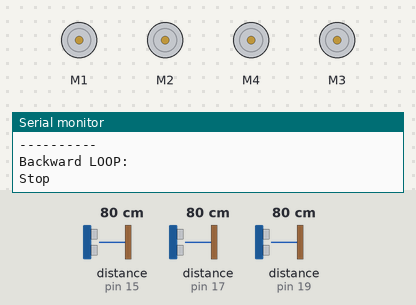
Simulated run of this sketch. Board: Arduino Uno, built with avr-gcc and run on an emulated ATmega328P. Shown: 4 × DC motor (green arrow = forward, orange = backward, longer = faster), the last lines printed to the serial monitor. Inputs (shaded band) come from the test bench; at power-on: distance to the obstacle (sensors on pin 17, pin 19, pin 15) 80 cm. The echo pulse lasts 58.3 µs per cm.

Above: at 1.27 s.
1.5 s: distance to the obstacle (sensor on pin 17) set to 35 cm
At 3.4 s:
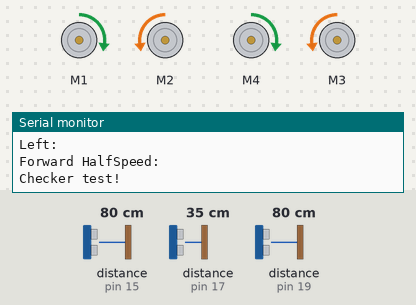
4.5 s: distance to the obstacle (sensor on pin 17) set to 30 cm
At 5.06 s:
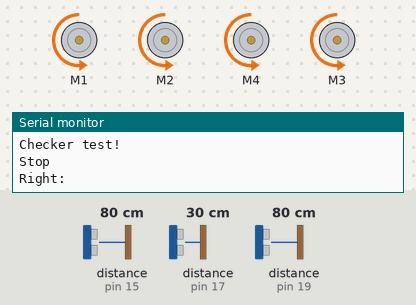
7.5 s: distance to the obstacle (sensor on pin 17) set to 24 cm
At 8.6 s:
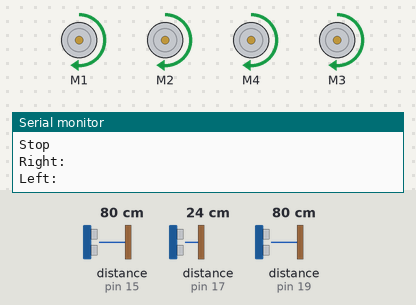
9.2 s: distance to the obstacle (sensor on pin 19) set to 27 cm
10.7 s: distance to the obstacle (sensor on pin 19) set to 22 cm
13.7 s: distance to the obstacle (sensor on pin 19) set to 2 cm
Timing chart, 0 to 17.7 s (numbered marks = the images above; inputs shaded):
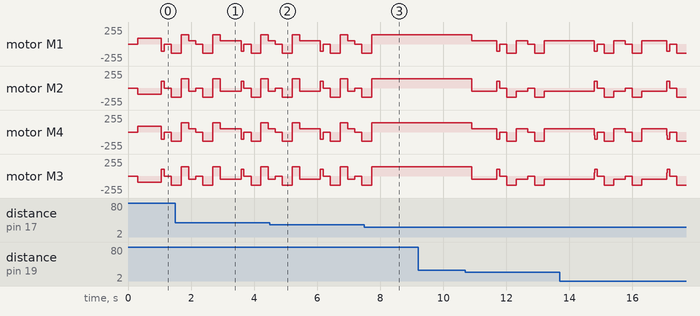

The sketch:

Maze_Robot_New.ino
```cpp
#include <AFMotor.h>
#include <NewPing.h>

//int Speed;

AF_DCMotor motor_FR(1);
AF_DCMotor motor_FL(2);
AF_DCMotor motor_BR(4);
AF_DCMotor motor_BL(3);

//NewPing sonar(TRIGGER_PIN, ECHO_PIN, ULTRA_MAX_DISTANCE);
NewPing ultraLeft(18,19);   // (Trig PIN,Echo PIN)
NewPing ultraRight(14,15);  // (Trig PIN,Echo PIN)
NewPing ultraFront(16,17);  // (Trig PIN,Echo PIN)
int ULTRA_MAX_DISTANCE=200;

int MAX_RANGE=28;
int MIN_RANGE=MAX_RANGE-5;
int DELAY_In_TURN=15;
int ALERT_OBSTACLE=MAX_RANGE*1.3;

int MAX_SPEED=90;
int TURN_SPEED=140;
int NORMAL_SPEED=50;
int BACKWARD_SPEED=70;

int MARGIN_DISTANCE=20;

int HangCount=0;

void setup() {
  Serial.begin(9600); // set up Serial library at 9600 bps
  Serial.println("Motors test!");
  motor_FR.setSpeed(MAX_SPEED);
  motor_FL.setSpeed(MAX_SPEED);
  motor_BR.setSpeed(MAX_SPEED);
  motor_BL.setSpeed(MAX_SPEED);

  Serial.print("Right Sensor: ");
  Serial.println(Get_Distance(ultraRight));

  Serial.print("Left Sensor: ");
  Serial.println(Get_Distance(ultraLeft));

  Serial.print("Front Sensor: ");
  Serial.println(Get_Distance(ultraFront));
}
void loop() {
  if (Get_Distance(ultraFront)>=ALERT_OBSTACLE){
      Serial.println("Forward Full Speed: ");
    Go_Forward(MAX_SPEED);
  }
    if (Get_Distance(ultraFront)<ALERT_OBSTACLE){
      Serial.println("Forward HalfSpeed: ");
    Go_Forward(NORMAL_SPEED);
  }
  // Truning
  if (Get_Distance(ultraFront)<=MAX_RANGE && Get_Distance(ultraFront)>=MIN_RANGE){
    Turn;
  }
  if (Get_Distance(ultraFront)<=MAX_RANGE && Get_Distance(ultraFront)>=MIN_RANGE){
    Turn;
  }
  // Obsacle
  if (Get_Distance(ultraFront)<=MIN_RANGE){
      Serial.println("Backward: ");
    do{
        Go_Backword(BACKWARD_SPEED);
              Serial.println("Backward LOOP: ");
      }while (Get_Distance(ultraFront)<=MIN_RANGE);
      //Turning
       Turn();

  }
  Checker();
}


void Turn(){
      Stop();
//      delay(50);
      if(Get_Distance(ultraRight)>=MAX_RANGE && Get_Distance(ultraRight)>=Get_Distance(ultraLeft)){
        //Turning Right
//        //Turning Till FRONT = RIGHT
          Serial.println("Right: ");
          do{
              TurnRight(TURN_SPEED);
              delay(DELAY_In_TURN);
          }while (Get_Distance(ultraFront)<MIN_RANGE && Get_Distance(ultraFront)<Get_Distance(ultraRight));


//          if (Get_Distance(ultraFront)<MIN_RANGE){
//              Serial.println("More Right: ");
//              delay(DELAY_In_TURN);
//          }
     }

      if(Get_Distance(ultraLeft)>=MAX_RANGE && Get_Distance(ultraLeft)>=Get_Distance(ultraRight)){
        //Turning Left
          Serial.println("Left: ");
          do{
             TurnLeft(TURN_SPEED);
            delay(DELAY_In_TURN);
          }while (Get_Distance(ultraFront)<MAX_RANGE && Get_Distance(ultraFront)<Get_Distance(ultraLeft));


//          if (Get_Distance(ultraFront)<MIN_RANGE){
//              Serial.println("More Left: ");
//              delay(DELAY_In_TURN);
//          }
//          if (Get_Distance(ultraFront)<MIN_RANGE){
//              Serial.println("More Left: ");
//              delay(DELAY_In_TURN);
//          }
//          if (Get_Distance(ultraFront)<MIN_RANGE){
//              Serial.println("More Left: ");
//              delay(DELAY_In_TURN);
//          }
      }
}


int Get_Distance(NewPing UltaSonic){
  delay(70);
  unsigned int uS = UltaSonic.ping(); // Send ping, get ping time in microseconds (uS).
  int Distance=uS / US_ROUNDTRIP_CM;
  if (Distance==0){
    Distance=ULTRA_MAX_DISTANCE;
  }
  return (Distance); // Convert ping time to distance in cm and print result (0 = outside set distance range)
}
void Stop(){
    Serial.println("Stop");
    motor_FR.run(RELEASE);
    motor_FL.run(RELEASE);
    motor_BR.run(RELEASE);
    motor_BL.run(RELEASE);
  }
void Go_Forward(int Speed){
//  Serial.println("Going Forward");
  motor_FR.run(FORWARD);
  motor_FL.run(BACKWARD);
  motor_BR.run(FORWARD);
  motor_BL.run(BACKWARD);
  motor_FR.setSpeed(Speed);
  motor_FL.setSpeed(Speed);
  motor_BR.setSpeed(Speed);
  motor_BL.setSpeed(Speed);
}
void Go_Backword(int Speed){
  motor_FR.run(BACKWARD);
  motor_FL.run(FORWARD);
  motor_BR.run(BACKWARD);
  motor_BL.run(FORWARD);
  motor_FR.setSpeed(Speed);
  motor_FL.setSpeed(Speed);
  motor_BR.setSpeed(Speed);
  motor_BL.setSpeed(Speed);
}
void TurnLeft(int Speed){
//  Serial.println("Turning Left");
  motor_FR.run(FORWARD);
  motor_FL.run(FORWARD);
  motor_BR.run(FORWARD);
  motor_BL.run(FORWARD);
  motor_FR.setSpeed(Speed);
  motor_FL.setSpeed(Speed);
  motor_BR.setSpeed(Speed);
  motor_BL.setSpeed(Speed);
}
void TurnRight(int Speed){
//    Serial.println("Turning Right");
  motor_FR.run(BACKWARD);
  motor_FL.run(BACKWARD);
  motor_BR.run(BACKWARD);
  motor_BL.run(BACKWARD);
  motor_FR.setSpeed(Speed);
  motor_FL.setSpeed(Speed);
  motor_BR.setSpeed(Speed);
  motor_BL.setSpeed(Speed);
}
void Checker(){
    Serial.println("Checker test!");
    if (HangCount>=1){
       HangCount=0;
       Turn();
    }
    else{
      int Left=Get_Distance(ultraLeft);
      int Right=Get_Distance(ultraRight);
      int Front=Get_Distance(ultraFront);

      if (Left==Get_Distance(ultraLeft) && Right==Get_Distance(ultraRight) && Front==Get_Distance(ultraFront)){
          // Hanged
          Serial.println("----------");
          Serial.println("Found Hang");
          Serial.println("Right,Front,Left");
          Serial.println(Right);
          Serial.println(Front);
          Serial.println(Left);
          Serial.println("----------");
          do{
          Go_Backword(BACKWARD_SPEED*1.5);
              Serial.println("Backward LOOP: ");
          }while (Get_Distance(ultraFront)<=MIN_RANGE);
//          delay(50);
          HangCount++;
          Turn();
      }
    }
}
```

Measured:
- the behaviour switches between 28 and 27 cm on distance to the obstacle (sensor on pin 17) (found by bisection; images 2 and 3)
- after the input at 7.5 s, motor M1, motor M2, motor M4, motor M3: goes on until 7.7 s, then stays forward 140/255
- after the input at 9.2 s, every drawn part: stays the same
